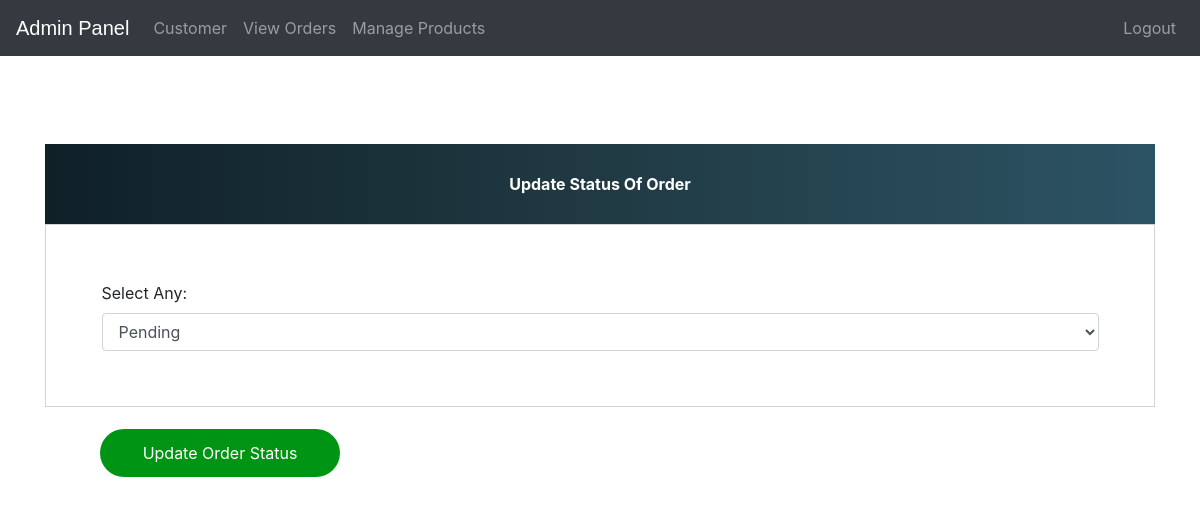
The app's page /update-order/7 (signed in), older data.
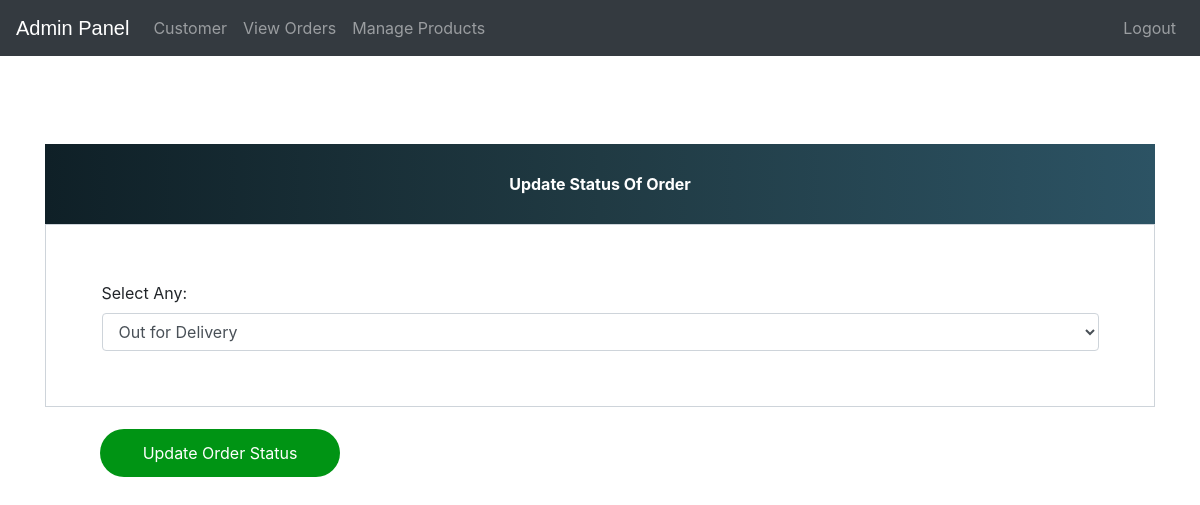
The same page, newer data.
### ecom/models.py (models this page shows)
class Orders(models.Model):
    STATUS =(
        ('Pending','Pending'),
        ('Order Confirmed','Order Confirmed'),
        ('Out for Delivery','Out for Delivery'),
        ('Delivered','Delivered'),
    )
    customer=models.ForeignKey('Customer', on_delete=models.CASCADE,null=True)
    product=models.ForeignKey('Product',on_delete=models.CASCADE,null=True)
    email = models.CharField(max_length=50,null=True)
    address = models.CharField(max_length=500,null=True)
    mobile = models.CharField(max_length=20,null=True)
    order_date= models.DateField(auto_now_add=True,null=True)
    status=models.CharField(max_length=50,null=True,choices=STATUS)

### ecom/views.py (the view)
# urls.py: path('update-order/<int:pk>', views.update_order_view,name='update-order'),
@login_required(login_url='adminlogin')
def update_order_view(request,pk):
    order=models.Orders.objects.get(id=pk)
    orderForm=forms.OrderForm(instance=order)
    if request.method=='POST':
        orderForm=forms.OrderForm(request.POST,instance=order)
        if orderForm.is_valid():
            orderForm.save()
            return redirect('admin-view-booking')
    return render(request,'update_order.html',{'orderForm':orderForm})

### ecom/forms.py
class OrderForm(forms.ModelForm):
    class Meta:
        model=models.Orders
        fields=['status']

### templates/ecomm/update_order.html (shortened to what this page needs)
{% extends 'admin_base.html' %}
{% load widget_tweaks %}
{% block content %}
<head>
  <link href="//maxcdn.bootstrapcdn.com/bootstrap/4.1.1/css/bootstrap.min.css" rel="stylesheet" id="bootstrap-css">
</head>
<br><br><br><br><br><br>
<form method="post">
  <div class="container register-form">
    <div class="form">
      <div class="note">
        <p>Update Status Of Order</p>
      </div>
      <div class="form-content">
            <label for="">Select Any:</label>
              {% render_field orderForm.status class="form-control" placeholder="Address" %}
            </div>
          </div>
        </div>
        <button type="submit" class="btnSubmit">Update Order Status</button>
</form>
{% endblock content %}

### templates/ecomm/admin_base.html (shortened to what this page needs)
<!DOCTYPE html>
{% load static %}
<html lang="en">
<head>
  <link rel="stylesheet" href="https://stackpath.bootstrapcdn.com/bootstrap/4.3.1/css/bootstrap.min.css">
  <link rel="stylesheet" href="https://maxcdn.bootstrapcdn.com/font-awesome/4.7.0/css/font-awesome.min.css">
</head>
<body>
  <div class="bs-example">
    <nav class="navbar navbar-expand-md navbar-dark fixed-top" style="background:#343A40;">
      <a href="/" class="navbar-brand">Admin Panel</a>
      <div class="collapse navbar-collapse justify-content-between" id="navbarCollapse">
        <div class="navbar-nav">
          <a href="/view-customer" class="nav-item nav-link">Customer</a>
          <a href="/admin-view-booking" class="nav-item nav-link">View Orders</a>
          <a href="/admin-products" class="nav-item nav-link">Manage Products</a>
        </div>
        <div class="navbar-nav navbar-right">
          <a href="/logout" class="nav-item nav-link"> Logout</a>
        </div>
      </div>
    </nav>
  </div>
  {% block content %}
  {% endblock content %}
<br><br><br><br><br><br><br><br>
</body>
</html>

### templates/ecomm/admin_base.html (style rules this page uses)
.bs-example { margin: 0px; }
.navbar-brand { font-size: 20px; font-family: sans-serif; }
p { text-align: center; }
body { background-color: #efeff2; }

### templates/ecomm/update_order.html (style rules this page uses)
a:link { text-decoration: none; }
.note { text-align: center; height: 80px; background: #0F2027; background: -webkit-linear-gradient(to left, #2C5364, #203A43, #0F2027); background: linear-gradient(to left, #2C5364, #203A43, #0F2027); color: #fff; font-weight: bold; line-height: 80px; }
.form-content { padding: 5%; border: 1px solid #ced4da; margin-bottom: 2%; }
.form-control { border-radius: 1.5rem; }
.btnSubmit { border: none; border-radius: 1.5rem; padding: 1%; width: 20%; cursor: pointer; background: #009414; color: #fff; margin-left:100px; }

Row changes from the older to the newer data that the page shows:
changed Orders: status "Pending" → "Out for Delivery"
